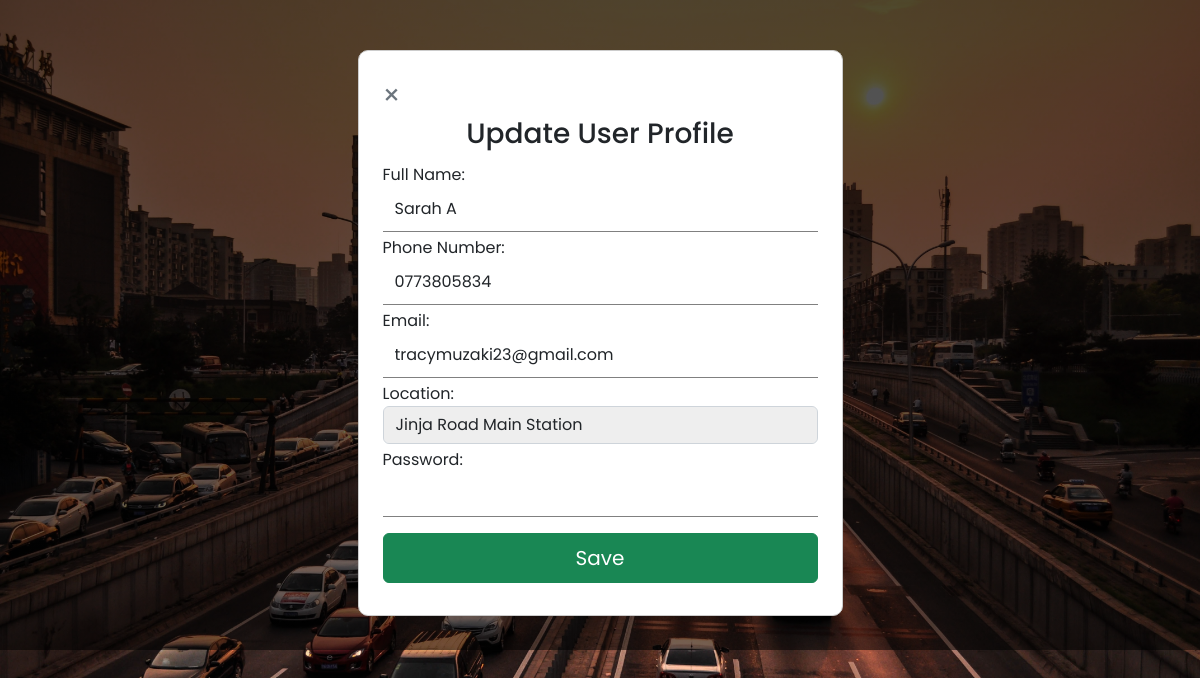
The page /dashboard/update_profile.php (signed in) on the database as committed earlier.
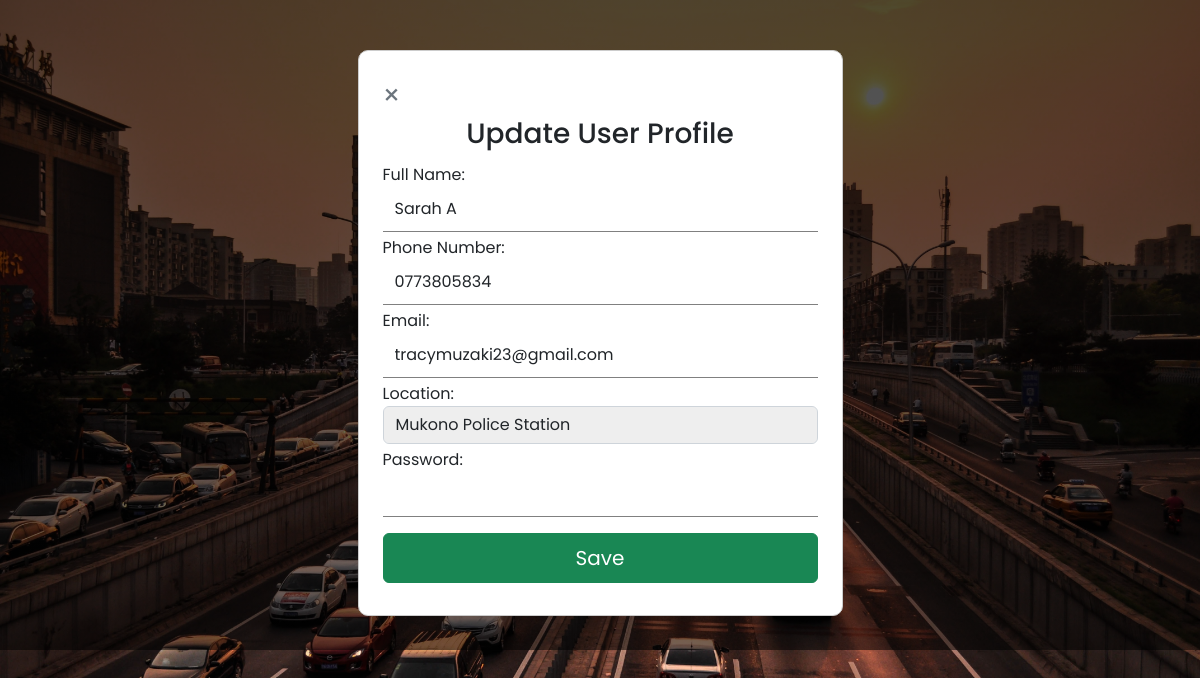
The same page on the database as committed later.
### tables this page shows
CREATE TABLE `users` (
  `userid` int(11) NOT NULL,
  `fullname` varchar(200) NOT NULL,
  `phone` varchar(200) NOT NULL,
  `email` varchar(200) NOT NULL,
  `location` varchar(200) NOT NULL,
  `password` varchar(200) NOT NULL,
  `token` varchar(200) NOT NULL,
  `role` varchar(100) NOT NULL,
  `date_registered` varchar(100) NOT NULL
);

### dashboard/update_profile.php (the view, shortened to what this page needs)
<?php
include '../root/config.php';
$email   = $_SESSION['email'];
$stmt = $dbh->prepare("SELECT * FROM users WHERE email= :email");
$stmt->bindParam(':email', $email);
$stmt->execute();
$user = $stmt->fetch(PDO::FETCH_ASSOC);
?>
<!DOCTYPE html>
<html lang="en">
<head>
    <link href="https://cdn.jsdelivr.net/npm/bootstrap@5.2.3/dist/css/bootstrap.min.css" rel="stylesheet"
>
    <link rel="stylesheet" href="../src/style.css">
</head>
<body>
    <div class="overlay">
        <div class="container">
            <div class="row m-6 no-gutters">
                <div class="col-md-5 bg-white p-4" style="border-radius: 10px; border: 1px solid #ccc; display:block; margin:0 auto;">
                    <a href="javascript:history.back('profile.php')" class="text-secondary fs-3" style="text-decoration:none;"><span aria-hidden="true" >&times;</span></a>
                    <h3>Update User Profile</h3>
                    <div class="modal-content">
                        <form action="" method="post" enctype="multipart/form-data" class="form-style">
                            <div class="modal-body">
                                <div class="row">
                                    <div class="col-lg-12">
                                        <div class="form-group">
                                            <label>Full Name: </label>
                                            <input class="form-control" name="fullname" value="<?php echo $user['fullname']; ?>" type="text" required />
                                        </div>
                                    </div>
                                    <div class="col-lg-12">
                                        <div class="form-group">
                                            <label>Phone Number: </label>
                                            <input class="form-control" name="phone" maxlength="10" value="<?php echo $user['phone']; ?>" type="text" required />
                                        </div>
                                    </div>
                                    <div class="col-lg-12">
                                        <div class="form-group">
                                            <label>Email: </label>
                                            <input class="form-control" name="email" value="<?php echo $user['email']; ?>" type="email" required />
                                        </div>
                                    </div>
                                    <div class="col-lg-12">
                                        <div class="form-group">
                                            <label>Location: </label>
                                            <select class="form-control" readonly name="location" required>
                                                <option value="Jinja Road Main Station" <?php echo $user['location'] === 'Jinja Road Main Station' ? 'selected' : ''; ?>>Jinja Road Main Station</option>
                                                <option value="Mukono Police Station" <?php echo $user['location'] === 'Mukono Police Station' ? 'selected' : ''; ?>>Mukono Police Station</option>
                                            </select>
                                        </div>
                                    </div>
                                    <div class="col-lg-12">
                                        <div class="form-group">
                                            <label>Password: </label>
                                            <input class="form-control" name="password" value="" type="password" required/>
                                        </div>
                                    </div>
                                </div>
                                <div class="pb-2">
                                    <button type="submit" name="update_user_details_btn" class="btn btn-success w-100 h-28 font-weight-bold mt-3 fs-5">Save</button>
                                </div>
                            </div>
                        </form>
                    </div>
                </div>
            </div>
        </div>
    </div>
</body>
</html>

Rows that differ between the two databases and show on the page:
changed users "Sarah A": location (not shown) → "Mukono Police Station"
Other text that changed with them:
form field location: "Jinja Road Main Station" → (not shown)
